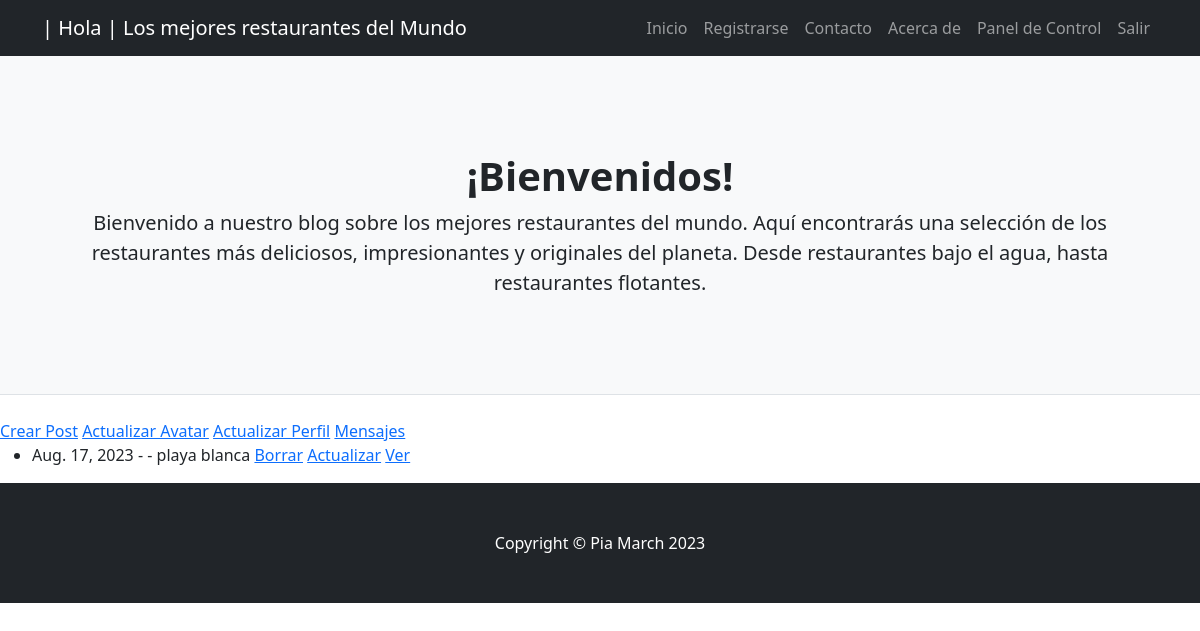
Before: /final_app/listar (signed in) with the older database file.
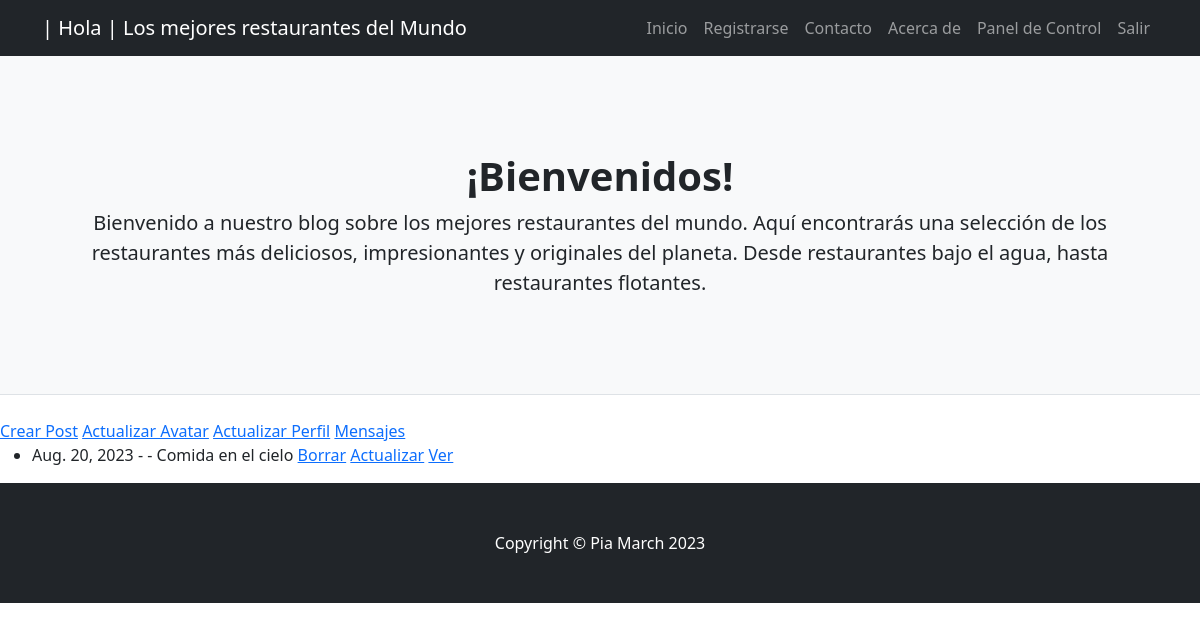
After: the same page with the newer database file.
### final_app/models.py (models this page shows)
class Post(models.Model):
    titulo = models.CharField(max_length=100)
    sub_titulo = models.CharField(max_length=100)
    texto = models.TextField(max_length=3000)
    publicado_el = models.DateField(auto_now_add=True)
    imagen = models.ImageField(upload_to="posteos", null="True", blank=True)

### final_app/views.py (the view)
# urls.py: path('final_app/listar', PostList.as_view(), name="final_app_listar"),
class PostList(LoginRequiredMixin, ListView):
    model = Post
    template_name = 'final_app/post_list.html'

### final_app/templates/final_app/post_list.html
{% extends 'final_app/base.html' %}
{% block contenido %}
{% if user.is_authenticated %}
<a href="{% url 'final_app_crear' %}">Crear Post</a>
<a href="{% url 'final_app_avatars_actualizar' user.id %}">Actualizar Avatar</a>
<a href="{% url 'final_app_users_actualizar' user.id %}">Actualizar Perfil</a>
<a href="{% url 'final_app_mensajes_listar' %}">Mensajes</a>
{% endif %}
<ul>
{% for post in object_list %}
    <li>
        {{post.publicado_el}} - - {{post.titulo}}
        {% if user.is_authenticated %}
        <a href="{% url 'final_app_borrar' post.id %}">Borrar</a>
        <a href="{% url 'final_app_actualizar' post.id %}">Actualizar</a>
        {% endif %}
        <a href="{% url 'final_app_detalle' post.id %}">Ver</a>
    </li>
{% endfor %}
</ul>
{% endblock %}

Changed rows visible on the page:
removed Post: publicado_el "Aug. 17, 2023", titulo "playa blanca"
added Post: publicado_el "Aug. 20, 2023", titulo "Comida en el cielo"
